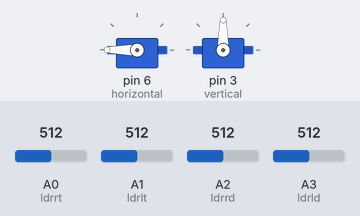
A sketch run on a simulated Arduino Uno, built with avr-gcc and run on an emulated ATmega328P. Shown: 2 × servo. Inputs (shaded band) come from the test bench; at power-on: A0 (ldrrt) = 512, A1 (ldrlt) = 512, A2 (ldrrd) = 512, A3 (ldrld) = 512.

Above: at 1.4 s.
1.5 s: A0 (ldrrt) set to 676
3.0 s: A0 (ldrrt) set to 710
At 3.15 s:
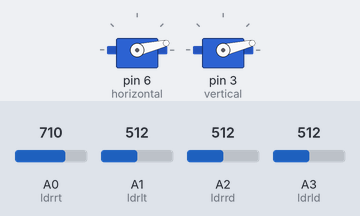
6.0 s: A1 (ldrlt) set to 139
7.5 s: A1 (ldrlt) set to 119
At 7.94 s:
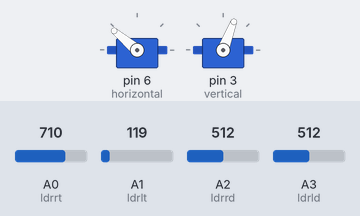
At 8.4 s:
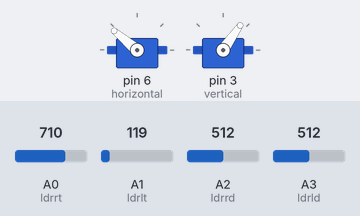
9.5 s: A1 (ldrlt) set to 485
11.0 s: A1 (ldrlt) set to 513
At 12.3 s:
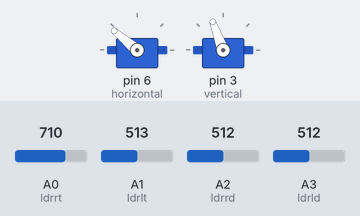
Timing chart, 0 to 14.0 s (numbered marks = the images above; inputs shaded):
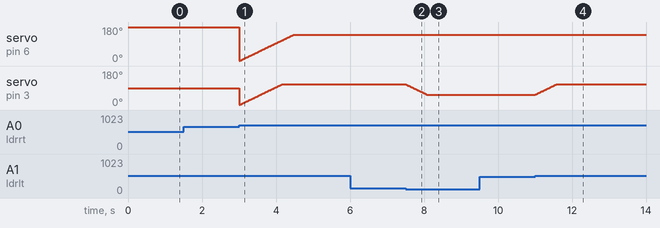

Measured:
- the behaviour switches between 693 and 694 on A0 (ldrrt) (found by bisection; images 0 and 1)
- the behaviour switches between 134 and 133 on A1 (ldrlt) (found by bisection; images 1 and 2)
- the behaviour switches between 495 and 496 on A1 (ldrlt) (found by bisection; images 3 and 4)
- after the input at 1.5 s, every drawn part: stays the same
- after the input at 6.0 s, every drawn part: stays the same
- after the input at 7.5 s, servo on pin 3 (vertical): moves from 110° to 55° over 0.57 s, starting at once
- after the input at 9.5 s, every drawn part: stays the same
- after the input at 11.0 s, servo on pin 3 (vertical): moves from 55° to 110° over 0.57 s, starting at once

The sketch:

Solar_Tracker.ino
```cpp
#include <Servo.h>

Servo horizontal;
int servoh = 0;
int servohLimitHigh = 140;
int servohLimitLow = 20;

Servo vertical;
int servov = 0;
int servovLimitHigh = 110;
int servovLimitLow = 55;

int ldrrt = A0;
int ldrld = A3;
int ldrrd = A2;
int ldrlt = A1;


void setup(){
horizontal.attach(6);
vertical.attach(3);
horizontal.write(180);
vertical.write(90);
delay(250);
}


void loop() {
int lt = analogRead(ldrlt);
int rt = analogRead(ldrrt);
int ld = analogRead(ldrld);
int rd = analogRead(ldrrd);
int dtime = 10; int tol = 90;
int avt = (lt + rt) / 2;
int avd = (ld + rd) / 2;
int avl = (lt + ld) / 2;
int avr = (rt + rd) / 2;
int dvert = avt - avd;
int dhoriz = avl - avr;
if (-1*tol > dvert || dvert > tol)
 {
 if (avt > avd)
 {
 servov = ++servov;
 if (servov > servovLimitHigh)
 {servov = servovLimitHigh;}
 }
 else if (avt < avd)
 {servov= --servov;
 if (servov < servovLimitLow)
 { servov = servovLimitLow;}
 }
 vertical.write(servov);
 }
if (-1*tol > dhoriz || dhoriz > tol)
 {
 if (avl > avr)
 {
 servoh = --servoh;
 if (servoh < servohLimitLow)
 {
 servoh = servohLimitLow;
 }
 }
 else if (avl < avr)
 {
 servoh = ++servoh;
 if (servoh > servohLimitHigh)
 {
 servoh = servohLimitHigh;
 }
 }
 else if (avl = avr)
 {
 delay(5000);
 }
 horizontal.write(servoh);
 }

 delay(dtime);

}
```
